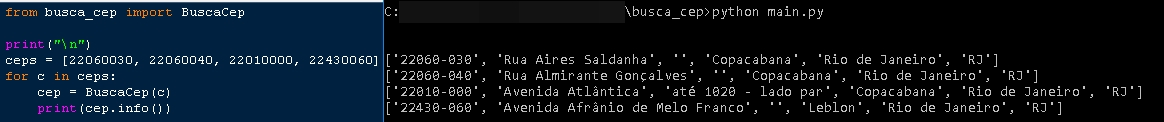
#> input picture pesquisar_cep.jpg, 1164 x 122 px; its folder holds only this picture in this run
$ python redimensionar_imagens.py   (older library calls are emulated)
#> lines starting #> are read from the running program, lines starting #| are printed output that depends on the picture
import os
import glob
from PIL import Image

#redimensiona todas as imagens .png e .jpg de uma pasta

larg_desejada = 960
for arq in os.listdir("./"):
    if arq in glob.glob("*.png") or arq in glob.glob("*.jpg"):
        img = Image.open(arq)
#> img is the input picture: PIL image 1164x122 RGB; mean R, G, B 13, 22.7, 32.2
        larg_percentual = float(larg_desejada) / float(img.size[1]) #altura da imagem
#> larg_percentual = 7.87
        alt_desejada = int((img.size[1] * larg_percentual))
#> alt_desejada = 960
        img = img.resize((larg_desejada, alt_desejada), Image.ANTIALIAS) #redimensiona
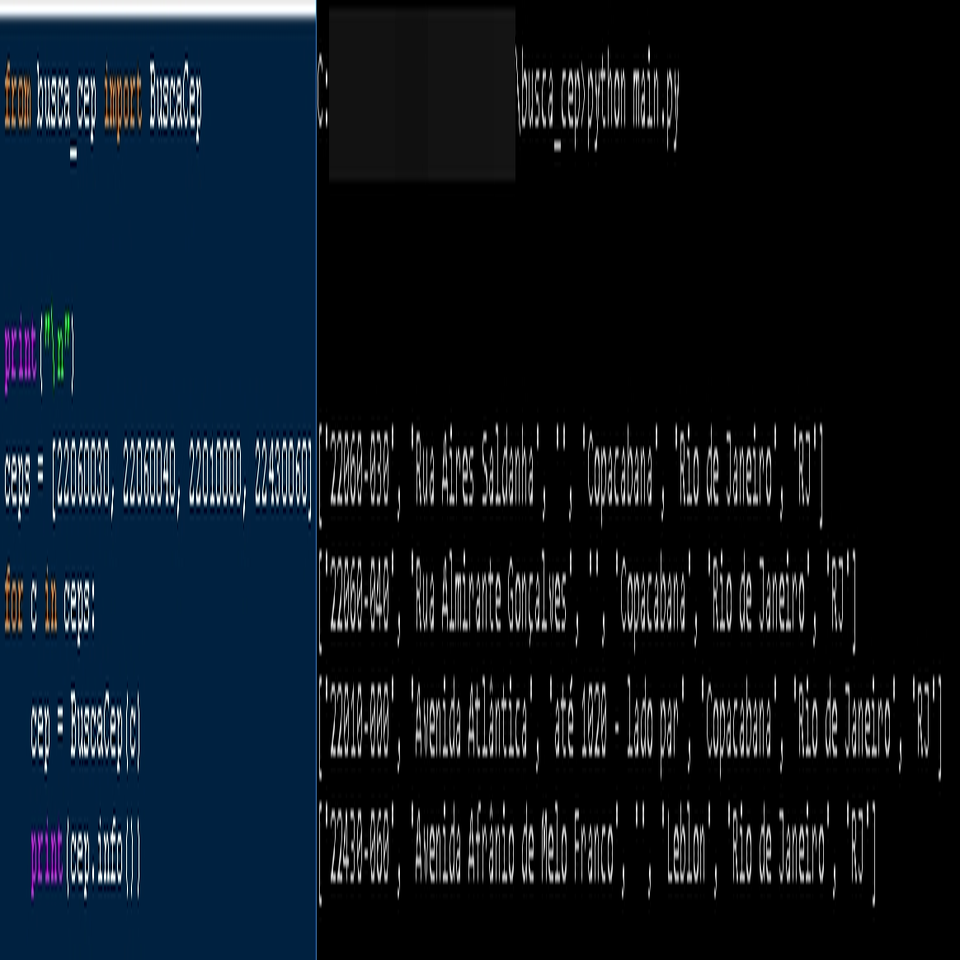
#> img: PIL image 960x960 RGB; mean R, G, B 14.4, 23.8, 33.2
        print(str(img.size[0]) + "x" + str(img.size[1])) #altura x largura atuais
#| 960x960
        img.save(arq)
